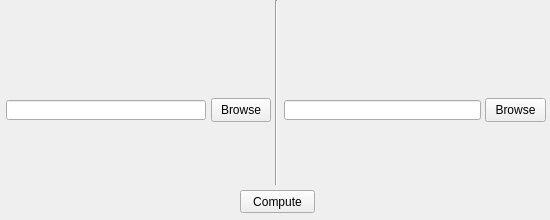
<?xml version="1.0" encoding="UTF-8"?>
<ui version="4.0">
 <class>MainWindow</class>
 <widget class="QMainWindow" name="MainWindow">
  <property name="geometry">
   <rect>
    <x>0</x>
    <y>0</y>
    <width>550</width>
    <height>220</height>
   </rect>
  </property>
  <property name="minimumSize">
   <size>
    <width>550</width>
    <height>220</height>
   </size>
  </property>
  <property name="maximumSize">
   <size>
    <width>550</width>
    <height>220</height>
   </size>
  </property>
  <property name="windowTitle">
   <string>Hash Compute</string>
  </property>
  <property name="tabShape">
   <enum>QTabWidget::Rounded</enum>
  </property>
  <widget class="QWidget" name="centralwidget">
   <widget class="Line" name="line">
    <property name="geometry">
     <rect>
      <x>275</x>
      <y>0</y>
      <width>3</width>
      <height>185</height>
     </rect>
    </property>
    <property name="orientation">
     <enum>Qt::Vertical</enum>
    </property>
   </widget>
   <widget class="QLineEdit" name="fileEdit">
    <property name="geometry">
     <rect>
      <x>6</x>
      <y>100</y>
      <width>200</width>
      <height>20</height>
     </rect>
    </property>
   </widget>
   <widget class="QPushButton" name="browseButton">
    <property name="geometry">
     <rect>
      <x>211</x>
      <y>98</y>
      <width>60</width>
      <height>24</height>
     </rect>
    </property>
    <property name="text">
     <string>Browse</string>
    </property>
   </widget>
   <widget class="QLineEdit" name="fileEdit2">
    <property name="geometry">
     <rect>
      <x>284</x>
      <y>100</y>
      <width>197</width>
      <height>20</height>
     </rect>
    </property>
   </widget>
   <widget class="QPushButton" name="browseButton2">
    <property name="geometry">
     <rect>
      <x>485</x>
      <y>98</y>
      <width>61</width>
      <height>24</height>
     </rect>
    </property>
    <property name="text">
     <string>Browse</string>
    </property>
   </widget>
   <widget class="QPushButton" name="hash_compute">
    <property name="geometry">
     <rect>
      <x>240</x>
      <y>190</y>
      <width>75</width>
      <height>23</height>
     </rect>
    </property>
    <property name="text">
     <string>Compute</string>
    </property>
   </widget>
  </widget>
 </widget>
 <resources/>
 <connections/>
</ui>
